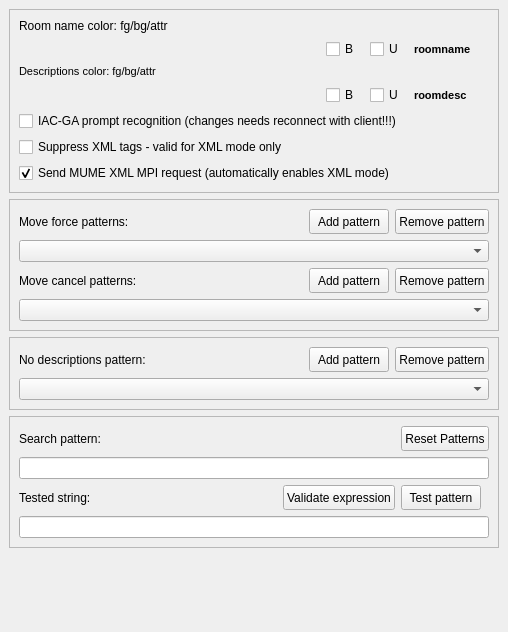
<?xml version="1.0" encoding="UTF-8"?>
<ui version="4.0">
 <class>ParserPage</class>
 <widget class="QWidget" name="ParserPage">
  <property name="geometry">
   <rect>
    <x>0</x>
    <y>0</y>
    <width>508</width>
    <height>632</height>
   </rect>
  </property>
  <property name="sizePolicy">
   <sizepolicy hsizetype="Minimum" vsizetype="Minimum">
    <horstretch>0</horstretch>
    <verstretch>0</verstretch>
   </sizepolicy>
  </property>
  <property name="minimumSize">
   <size>
    <width>0</width>
    <height>0</height>
   </size>
  </property>
  <property name="windowTitle">
   <string>Form1</string>
  </property>
  <layout class="QVBoxLayout">
   <property name="spacing">
    <number>6</number>
   </property>
   <property name="margin">
    <number>9</number>
   </property>
   <item>
    <widget class="QFrame" name="frame_4">
     <property name="frameShape">
      <enum>QFrame::StyledPanel</enum>
     </property>
     <property name="frameShadow">
      <enum>QFrame::Sunken</enum>
     </property>
     <layout class="QGridLayout">
      <property name="margin">
       <number>9</number>
      </property>
      <property name="spacing">
       <number>6</number>
      </property>
      <item row="2" column="3" colspan="2">
       <widget class="QLabel" name="roomDescColorLabel">
        <property name="text">
         <string/>
        </property>
       </widget>
      </item>
      <item row="0" column="3" colspan="2">
       <widget class="QLabel" name="roomNameColorLabel">
        <property name="text">
         <string/>
        </property>
       </widget>
      </item>
      <item row="1" column="1">
       <widget class="AnsiCombo" name="roomNameAnsiColorBG" native="true"/>
      </item>
      <item row="3" column="1">
       <widget class="AnsiCombo" name="roomDescAnsiColorBG" native="true"/>
      </item>
      <item row="5" column="0" colspan="5">
       <widget class="QCheckBox" name="suppressXmlTagsCheckBox">
        <property name="text">
         <string>Suppress XML tags - valid for XML mode only</string>
        </property>
       </widget>
      </item>
      <item row="4" column="0" colspan="5">
       <widget class="QCheckBox" name="IACPromptCheckBox">
        <property name="text">
         <string>IAC-GA prompt recognition (changes needs reconnect with client!!!)</string>
        </property>
       </widget>
      </item>
      <item row="1" column="0">
       <widget class="AnsiCombo" name="roomNameAnsiColor" native="true"/>
      </item>
      <item row="3" column="0">
       <widget class="AnsiCombo" name="roomDescAnsiColor" native="true"/>
      </item>
      <item row="3" column="4">
       <widget class="QLabel" name="labelRoomDesc">
        <property name="sizePolicy">
         <sizepolicy hsizetype="Maximum" vsizetype="Preferred">
          <horstretch>0</horstretch>
          <verstretch>0</verstretch>
         </sizepolicy>
        </property>
        <property name="minimumSize">
         <size>
          <width>75</width>
          <height>0</height>
         </size>
        </property>
        <property name="font">
         <font>
          <family>MS Shell Dlg</family>
          <pointsize>8</pointsize>
          <weight>75</weight>
          <italic>false</italic>
          <bold>true</bold>
          <underline>false</underline>
          <strikeout>false</strikeout>
         </font>
        </property>
        <property name="text">
         <string>roomdesc</string>
        </property>
       </widget>
      </item>
      <item row="2" column="0" colspan="3">
       <widget class="QLabel" name="textLabel1_7">
        <property name="minimumSize">
         <size>
          <width>280</width>
          <height>0</height>
         </size>
        </property>
        <property name="text">
         <string>&lt;html&gt;&lt;head&gt;&lt;meta name=&quot;qrichtext&quot; content=&quot;1&quot; /&gt;&lt;/head&gt;&lt;body style=&quot; white-space: pre-wrap; font-family:MS Shell Dlg; font-size:8.25pt; font-weight:400; font-style:normal; text-decoration:none;&quot;&gt;&lt;p style=&quot; margin-top:0px; margin-bottom:0px; margin-left:0px; margin-right:0px; -qt-block-indent:0; text-indent:0px; font-size:8pt;&quot;&gt;Descriptions color: fg/bg/attr&lt;/p&gt;&lt;/body&gt;&lt;/html&gt;</string>
        </property>
       </widget>
      </item>
      <item row="1" column="2">
       <widget class="QCheckBox" name="roomNameAnsiBold">
        <property name="maximumSize">
         <size>
          <width>38</width>
          <height>16777215</height>
         </size>
        </property>
        <property name="text">
         <string>B</string>
        </property>
       </widget>
      </item>
      <item row="1" column="3">
       <widget class="QCheckBox" name="roomNameAnsiUnderline">
        <property name="maximumSize">
         <size>
          <width>38</width>
          <height>16777215</height>
         </size>
        </property>
        <property name="text">
         <string>U</string>
        </property>
       </widget>
      </item>
      <item row="3" column="3">
       <widget class="QCheckBox" name="roomDescAnsiUnderline">
        <property name="maximumSize">
         <size>
          <width>38</width>
          <height>16777215</height>
         </size>
        </property>
        <property name="text">
         <string>U</string>
        </property>
       </widget>
      </item>
      <item row="3" column="2">
       <widget class="QCheckBox" name="roomDescAnsiBold">
        <property name="maximumSize">
         <size>
          <width>38</width>
          <height>16777215</height>
         </size>
        </property>
        <property name="text">
         <string>B</string>
        </property>
       </widget>
      </item>
      <item row="1" column="4">
       <widget class="QLabel" name="labelRoomColor">
        <property name="sizePolicy">
         <sizepolicy hsizetype="Maximum" vsizetype="Preferred">
          <horstretch>0</horstretch>
          <verstretch>0</verstretch>
         </sizepolicy>
        </property>
        <property name="minimumSize">
         <size>
          <width>75</width>
          <height>0</height>
         </size>
        </property>
        <property name="font">
         <font>
          <family>MS Shell Dlg</family>
          <pointsize>8</pointsize>
          <weight>75</weight>
          <italic>false</italic>
          <bold>true</bold>
          <underline>false</underline>
          <strikeout>false</strikeout>
         </font>
        </property>
        <property name="text">
         <string>roomname</string>
        </property>
       </widget>
      </item>
      <item row="0" column="0" colspan="3">
       <widget class="QLabel" name="textLabel1_3">
        <property name="minimumSize">
         <size>
          <width>280</width>
          <height>0</height>
         </size>
        </property>
        <property name="text">
         <string>Room name color: fg/bg/attr</string>
        </property>
       </widget>
      </item>
      <item row="6" column="0" colspan="5">
       <widget class="QCheckBox" name="mpiCheckBox">
        <property name="text">
         <string>Send MUME XML MPI request (automatically enables XML mode)</string>
        </property>
        <property name="checked">
         <bool>true</bool>
        </property>
       </widget>
      </item>
     </layout>
    </widget>
   </item>
   <item>
    <widget class="QFrame" name="frame_3">
     <property name="frameShape">
      <enum>QFrame::StyledPanel</enum>
     </property>
     <property name="frameShadow">
      <enum>QFrame::Sunken</enum>
     </property>
     <layout class="QGridLayout">
      <property name="margin">
       <number>9</number>
      </property>
      <property name="spacing">
       <number>6</number>
      </property>
      <item row="3" column="0" colspan="3">
       <widget class="QComboBox" name="cancelPatternsList">
        <property name="sizePolicy">
         <sizepolicy hsizetype="Expanding" vsizetype="Fixed">
          <horstretch>0</horstretch>
          <verstretch>0</verstretch>
         </sizepolicy>
        </property>
        <property name="editable">
         <bool>false</bool>
        </property>
        <property name="duplicatesEnabled">
         <bool>false</bool>
        </property>
       </widget>
      </item>
      <item row="2" column="2">
       <widget class="QPushButton" name="removeCancelPattern">
        <property name="sizePolicy">
         <sizepolicy hsizetype="Fixed" vsizetype="Fixed">
          <horstretch>0</horstretch>
          <verstretch>0</verstretch>
         </sizepolicy>
        </property>
        <property name="minimumSize">
         <size>
          <width>0</width>
          <height>25</height>
         </size>
        </property>
        <property name="text">
         <string>Remove pattern</string>
        </property>
       </widget>
      </item>
      <item row="2" column="1">
       <widget class="QPushButton" name="addCancelPattern">
        <property name="sizePolicy">
         <sizepolicy hsizetype="Fixed" vsizetype="Fixed">
          <horstretch>0</horstretch>
          <verstretch>0</verstretch>
         </sizepolicy>
        </property>
        <property name="minimumSize">
         <size>
          <width>0</width>
          <height>25</height>
         </size>
        </property>
        <property name="text">
         <string>Add pattern</string>
        </property>
       </widget>
      </item>
      <item row="1" column="0" colspan="3">
       <widget class="QComboBox" name="forcePatternsList">
        <property name="sizePolicy">
         <sizepolicy hsizetype="Expanding" vsizetype="Fixed">
          <horstretch>0</horstretch>
          <verstretch>0</verstretch>
         </sizepolicy>
        </property>
        <property name="focusPolicy">
         <enum>Qt::StrongFocus</enum>
        </property>
        <property name="editable">
         <bool>false</bool>
        </property>
        <property name="duplicatesEnabled">
         <bool>false</bool>
        </property>
       </widget>
      </item>
      <item row="0" column="2">
       <widget class="QPushButton" name="removeForcePattern">
        <property name="sizePolicy">
         <sizepolicy hsizetype="Fixed" vsizetype="Fixed">
          <horstretch>0</horstretch>
          <verstretch>0</verstretch>
         </sizepolicy>
        </property>
        <property name="minimumSize">
         <size>
          <width>0</width>
          <height>25</height>
         </size>
        </property>
        <property name="text">
         <string>Remove pattern</string>
        </property>
       </widget>
      </item>
      <item row="0" column="1">
       <widget class="QPushButton" name="addForcePattern">
        <property name="sizePolicy">
         <sizepolicy hsizetype="Fixed" vsizetype="Fixed">
          <horstretch>0</horstretch>
          <verstretch>0</verstretch>
         </sizepolicy>
        </property>
        <property name="minimumSize">
         <size>
          <width>0</width>
          <height>25</height>
         </size>
        </property>
        <property name="text">
         <string>Add pattern</string>
        </property>
       </widget>
      </item>
      <item row="0" column="0">
       <widget class="QLabel" name="textLabel1_4">
        <property name="text">
         <string>Move force patterns:</string>
        </property>
       </widget>
      </item>
      <item row="2" column="0">
       <widget class="QLabel" name="textLabel1_5">
        <property name="text">
         <string>Move cancel patterns:</string>
        </property>
       </widget>
      </item>
     </layout>
    </widget>
   </item>
   <item>
    <widget class="QFrame" name="frame_2">
     <property name="frameShape">
      <enum>QFrame::StyledPanel</enum>
     </property>
     <property name="frameShadow">
      <enum>QFrame::Sunken</enum>
     </property>
     <layout class="QGridLayout">
      <property name="margin">
       <number>9</number>
      </property>
      <property name="spacing">
       <number>6</number>
      </property>
      <item row="1" column="0" colspan="3">
       <widget class="QComboBox" name="endDescPatternsList">
        <property name="sizePolicy">
         <sizepolicy hsizetype="Expanding" vsizetype="Fixed">
          <horstretch>0</horstretch>
          <verstretch>0</verstretch>
         </sizepolicy>
        </property>
        <property name="focusPolicy">
         <enum>Qt::StrongFocus</enum>
        </property>
        <property name="editable">
         <bool>false</bool>
        </property>
        <property name="duplicatesEnabled">
         <bool>false</bool>
        </property>
       </widget>
      </item>
      <item row="0" column="1">
       <widget class="QPushButton" name="addEndDescPattern">
        <property name="sizePolicy">
         <sizepolicy hsizetype="Fixed" vsizetype="Fixed">
          <horstretch>0</horstretch>
          <verstretch>0</verstretch>
         </sizepolicy>
        </property>
        <property name="minimumSize">
         <size>
          <width>0</width>
          <height>25</height>
         </size>
        </property>
        <property name="text">
         <string>Add pattern</string>
        </property>
       </widget>
      </item>
      <item row="0" column="2">
       <widget class="QPushButton" name="removeEndDescPattern">
        <property name="sizePolicy">
         <sizepolicy hsizetype="Fixed" vsizetype="Fixed">
          <horstretch>0</horstretch>
          <verstretch>0</verstretch>
         </sizepolicy>
        </property>
        <property name="minimumSize">
         <size>
          <width>0</width>
          <height>25</height>
         </size>
        </property>
        <property name="text">
         <string>Remove pattern</string>
        </property>
       </widget>
      </item>
      <item row="0" column="0">
       <widget class="QLabel" name="textLabel1_6">
        <property name="frameShadow">
         <enum>QFrame::Raised</enum>
        </property>
        <property name="text">
         <string>No descriptions pattern:</string>
        </property>
       </widget>
      </item>
     </layout>
    </widget>
   </item>
   <item>
    <widget class="QFrame" name="frame">
     <property name="frameShape">
      <enum>QFrame::StyledPanel</enum>
     </property>
     <property name="frameShadow">
      <enum>QFrame::Sunken</enum>
     </property>
     <layout class="QGridLayout">
      <property name="margin">
       <number>9</number>
      </property>
      <property name="spacing">
       <number>6</number>
      </property>
      <item row="2" column="2">
       <widget class="QPushButton" name="testPattern">
        <property name="sizePolicy">
         <sizepolicy hsizetype="Fixed" vsizetype="Fixed">
          <horstretch>0</horstretch>
          <verstretch>0</verstretch>
         </sizepolicy>
        </property>
        <property name="minimumSize">
         <size>
          <width>0</width>
          <height>25</height>
         </size>
        </property>
        <property name="text">
         <string>Test pattern</string>
        </property>
       </widget>
      </item>
      <item row="2" column="1">
       <widget class="QPushButton" name="validPattern">
        <property name="sizePolicy">
         <sizepolicy hsizetype="Fixed" vsizetype="Fixed">
          <horstretch>0</horstretch>
          <verstretch>0</verstretch>
         </sizepolicy>
        </property>
        <property name="minimumSize">
         <size>
          <width>0</width>
          <height>25</height>
         </size>
        </property>
        <property name="text">
         <string>Validate expression</string>
        </property>
       </widget>
      </item>
      <item row="0" column="0">
       <widget class="QLabel" name="textLabel1_4_2_3">
        <property name="text">
         <string>Search pattern:</string>
        </property>
       </widget>
      </item>
      <item row="2" column="0">
       <widget class="QLabel" name="textLabel1_4_2_2_3">
        <property name="text">
         <string>Tested string:</string>
        </property>
       </widget>
      </item>
      <item row="1" column="0" colspan="3">
       <widget class="QLineEdit" name="newPattern">
        <property name="sizePolicy">
         <sizepolicy hsizetype="Expanding" vsizetype="Fixed">
          <horstretch>0</horstretch>
          <verstretch>0</verstretch>
         </sizepolicy>
        </property>
       </widget>
      </item>
      <item row="3" column="0" colspan="3">
       <widget class="QLineEdit" name="testString">
        <property name="sizePolicy">
         <sizepolicy hsizetype="Expanding" vsizetype="Fixed">
          <horstretch>0</horstretch>
          <verstretch>0</verstretch>
         </sizepolicy>
        </property>
       </widget>
      </item>
      <item row="0" column="2">
       <widget class="QPushButton" name="resetPatterns">
        <property name="sizePolicy">
         <sizepolicy hsizetype="Fixed" vsizetype="Fixed">
          <horstretch>0</horstretch>
          <verstretch>0</verstretch>
         </sizepolicy>
        </property>
        <property name="minimumSize">
         <size>
          <width>0</width>
          <height>25</height>
         </size>
        </property>
        <property name="text">
         <string>Reset Patterns</string>
        </property>
       </widget>
      </item>
     </layout>
    </widget>
   </item>
   <item>
    <spacer>
     <property name="orientation">
      <enum>Qt::Vertical</enum>
     </property>
     <property name="sizeHint" stdset="0">
      <size>
       <width>341</width>
       <height>31</height>
      </size>
     </property>
    </spacer>
   </item>
  </layout>
 </widget>
 <layoutdefault spacing="6" margin="11"/>
 <pixmapfunction>qPixmapFromMimeSource</pixmapfunction>
 <customwidgets>
  <customwidget>
   <class>AnsiCombo</class>
   <extends>QWidget</extends>
   <header>ansicombo.h</header>
   <container>1</container>
  </customwidget>
 </customwidgets>
 <tabstops>
  <tabstop>roomNameAnsiColor</tabstop>
  <tabstop>roomDescAnsiColor</tabstop>
  <tabstop>IACPromptCheckBox</tabstop>
  <tabstop>cancelPatternsList</tabstop>
  <tabstop>removeCancelPattern</tabstop>
  <tabstop>addCancelPattern</tabstop>
  <tabstop>forcePatternsList</tabstop>
  <tabstop>removeForcePattern</tabstop>
  <tabstop>addForcePattern</tabstop>
  <tabstop>endDescPatternsList</tabstop>
  <tabstop>addEndDescPattern</tabstop>
  <tabstop>removeEndDescPattern</tabstop>
  <tabstop>testPattern</tabstop>
  <tabstop>validPattern</tabstop>
  <tabstop>newPattern</tabstop>
  <tabstop>testString</tabstop>
  <tabstop>resetPatterns</tabstop>
 </tabstops>
 <resources/>
 <connections/>
</ui>
